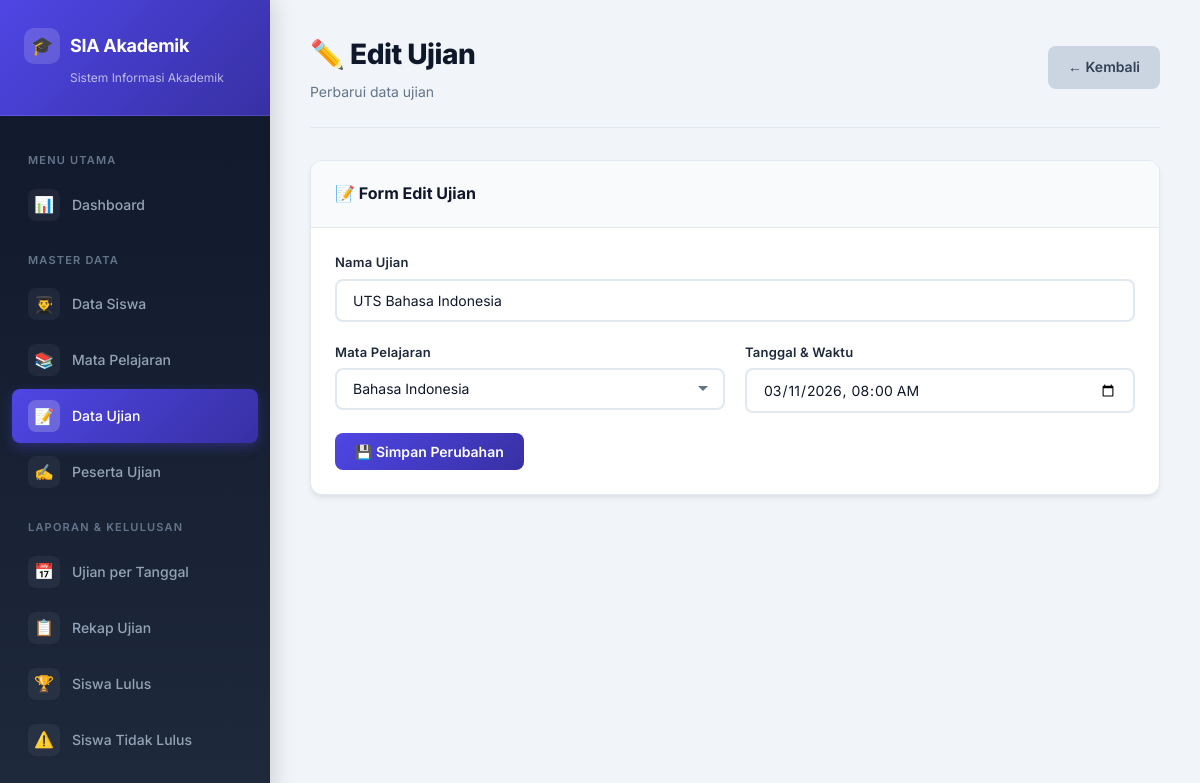
Screenshot of /ujian/edit.php?id=2 with the database file from the repository.
### tables this page shows
CREATE TABLE IF NOT EXISTS ujian (
    ID_UJIAN INT AUTO_INCREMENT PRIMARY KEY,
    NAMA_UJIAN VARCHAR(50) NOT NULL,
    ID_MATPEL INT NOT NULL,
    TANGGAL DATETIME NOT NULL,
    FOREIGN KEY (ID_MATPEL) REFERENCES mata_pelajaran(ID_MATPEL)
        ON DELETE CASCADE ON UPDATE CASCADE
);

CREATE TABLE IF NOT EXISTS mata_pelajaran (
    ID_MATPEL INT AUTO_INCREMENT PRIMARY KEY,
    Nama_Matpel VARCHAR(50) NOT NULL
);

### ujian/edit.php (the view, shortened to what this page needs)
<?php
require_once '../config/database.php';
$id = (int)($_GET['id'] ?? 0);
$ujian = $conn->query("SELECT * FROM ujian WHERE ID_UJIAN = $id")->fetch_assoc();
$matpel_list = $conn->query("SELECT * FROM mata_pelajaran ORDER BY Nama_Matpel ASC");
require_once '../includes/header.php';
?>
<div class="page-header">
    <div>
        <h1>✏️ Edit Ujian</h1>
        <p>Perbarui data ujian</p>
    </div>
    <a href="index.php" class="btn btn-secondary">← Kembali</a>
</div>
<div class="card">
    <div class="card-header"><h3>📝 Form Edit Ujian</h3></div>
    <div class="card-body">
        <form method="POST">
            <div class="form-group">
                <label for="nama_ujian">Nama Ujian</label>
                <input type="text" id="nama_ujian" name="nama_ujian" class="form-control" required maxlength="50"
                       value="<?= htmlspecialchars($ujian['NAMA_UJIAN']) ?>">
            </div>
            <div class="form-row">
                <div class="form-group">
                    <label for="id_matpel">Mata Pelajaran</label>
                    <select id="id_matpel" name="id_matpel" class="form-control" required>
                        <?php while ($mp = $matpel_list->fetch_assoc()): ?>
                            <option value="<?= $mp['ID_MATPEL'] ?>"
                                <?= ($ujian['ID_MATPEL'] == $mp['ID_MATPEL']) ? 'selected' : '' ?>>
                                <?= htmlspecialchars($mp['Nama_Matpel']) ?>
                            </option>
                        <?php endwhile; ?>
                    </select>
                </div>
                <div class="form-group">
                    <label for="tanggal">Tanggal & Waktu</label>
                    <input type="datetime-local" id="tanggal" name="tanggal" class="form-control" required
                           value="<?= date('Y-m-d\TH:i', strtotime($ujian['TANGGAL'])) ?>">
                </div>
            </div>
            <button type="submit" class="btn btn-primary">💾 Simpan Perubahan</button>
        </form>
    </div>
</div>
<?php require_once '../includes/footer.php'; ?>

### assets/css/style.css (style rules this page uses)
:root { --primary: #4f46e5; --primary-light: #818cf8; --primary-dark: #3730a3; --secondary: #0ea5e9; --secondary-light: #38bdf8; --accent: #f59e0b; --accent-light: #fbbf24; --success: #10b981; --success-light: #34d399; --danger: #ef4444; --danger-light: #f87171; --warning: #f59e0b; --info: #3b82f6; --dark: #0f172a; --dark-2: #1e293b; --dark-3: #334155; --gray: #64748b; --gray-light: #94a3b8; --gray-lighter: #cbd5e1; --light: #f1f5f9; --lighter: #f8fafc; --white: #ffffff; --border: #e2e8f0; --shadow-sm: 0 1px 2px rgba(0,0,0,0.05); --shadow: 0 4px 6px -1px rgba(0,0,0,0.07), 0 2px 4px -2px rgba(0,0,0,0.05); --shadow-md: 0 10px 15px -3px rgba(0,0,0,0.08), 0 4px 6px -4px rgba(0,0,0,0.05); --shadow-lg: 0 20px 25px -5px rgba(0,0,0,0.1), 0 8px 10px -6px rgba(0,0,0,0.05); --radius: 12px; --radius-sm: 8px; --radius-lg: 16px; --transition: all 0.3s cubic-bezier(0.4, 0, 0.2, 1); }
* { margin: 0; padding: 0; box-sizing: border-box; }
body { font-family: 'Inter', -apple-system, BlinkMacSystemFont, sans-serif; background: var(--light); color: var(--dark); line-height: 1.6; min-height: 100vh; }
.page-header { display: flex; justify-content: space-between; align-items: center; margin-bottom: 32px; padding-bottom: 24px; border-bottom: 1px solid var(--border); }
.page-header h1 { font-size: 28px; font-weight: 800; color: var(--dark); letter-spacing: -0.5px; }
.page-header p { color: var(--gray); font-size: 14px; margin-top: 4px; }
.card { background: var(--white); border-radius: var(--radius); box-shadow: var(--shadow); border: 1px solid var(--border); margin-bottom: 24px; overflow: hidden; }
.card-header { padding: 20px 24px; border-bottom: 1px solid var(--border); display: flex; justify-content: space-between; align-items: center; background: var(--lighter); }
.card-header h3 { font-size: 16px; font-weight: 700; color: var(--dark); display: flex; align-items: center; gap: 8px; }
.card-body { padding: 24px; }
.btn { display: inline-flex; align-items: center; gap: 8px; padding: 10px 20px; border: none; border-radius: var(--radius-sm); font-size: 14px; font-weight: 600; font-family: 'Inter', sans-serif; cursor: pointer; transition: var(--transition); text-decoration: none; white-space: nowrap; }
.btn-primary { background: linear-gradient(135deg, var(--primary), var(--primary-dark)); color: var(--white); }
.btn-secondary { background: var(--gray-lighter); color: var(--dark-3); }
.form-group { margin-bottom: 20px; }
.form-group label { display: block; margin-bottom: 6px; font-size: 13px; font-weight: 600; color: var(--dark-2); letter-spacing: 0.2px; }
.form-control { width: 100%; padding: 11px 16px; border: 2px solid var(--border); border-radius: var(--radius-sm); font-size: 14px; font-family: 'Inter', sans-serif; color: var(--dark); background: var(--white); transition: var(--transition); }
select.form-control { appearance: none; background-repeat: no-repeat; background-position: right 14px center; padding-right: 36px; }
.form-row { display: grid; grid-template-columns: repeat(2, 1fr); gap: 20px; }

### rows the page displays
ujian: nama_ujian "UTS Bahasa Indonesia", id_matpel "Bahasa Indonesia", tanggal "03/11/2026 08:00"
